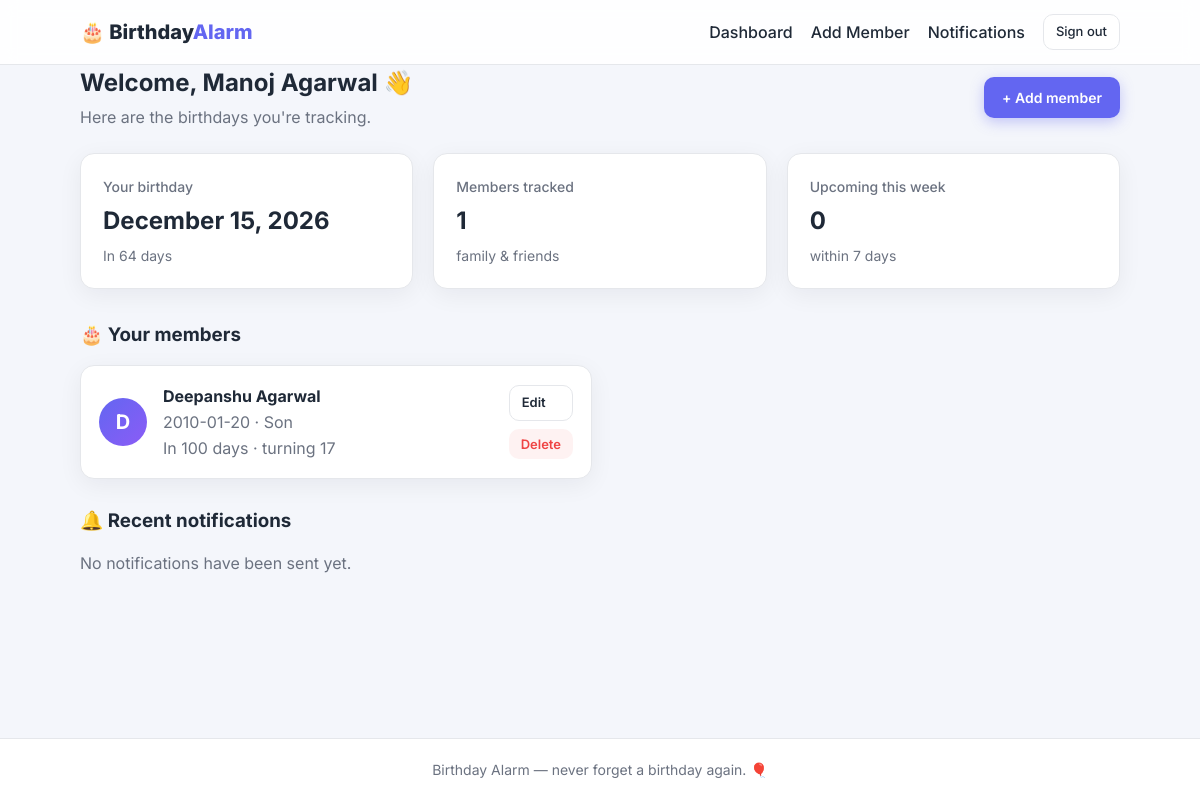
The app's page /dashboard (signed in) with its own data.
### tables this page shows
CREATE TABLE users (
            id            INTEGER PRIMARY KEY AUTOINCREMENT,
            name          TEXT NOT NULL,
            email         TEXT NOT NULL UNIQUE,
            password_hash TEXT NOT NULL,
            birthday      TEXT NOT NULL,               -- YYYY-MM-DD
            created_at    TEXT NOT NULL DEFAULT (datetime('now'))
        );

CREATE TABLE members (
            id           INTEGER PRIMARY KEY AUTOINCREMENT,
            user_id      INTEGER NOT NULL,
            name         TEXT NOT NULL,
            birthday     TEXT NOT NULL,                -- YYYY-MM-DD
            email        TEXT,
            relationship TEXT,
            created_at   TEXT NOT NULL DEFAULT (datetime('now')),
            FOREIGN KEY (user_id) REFERENCES users (id) ON DELETE CASCADE
        );

### app.py (the view)
@app.route("/dashboard")
@login_required
def dashboard():
    user = current_user()
    conn = get_db()
    members = conn.execute(
        "SELECT * FROM members WHERE user_id = ? ORDER BY birthday", (user["id"],)
    ).fetchall()
    notifications = conn.execute(
        "SELECT * FROM notifications WHERE user_id = ? ORDER BY sent_at DESC LIMIT 10",
        (user["id"],),
    ).fetchall()
    conn.close()
    user_info = next_birthday_info(user["birthday"])
    member_rows = []
    for member in members:
        row = dict(member)
        row["info"] = next_birthday_info(member["birthday"])
        member_rows.append(row)
    upcoming = [m for m in member_rows if m["info"]["days_until"] <= 7]
    return render_template(
        "dashboard.html",
        user_info=user_info,
        members=member_rows,
        upcoming_count=len(upcoming),
        notifications=notifications,
    )

### app.py (called while the page is built)
def login_required(view):
    @functools.wraps(view)
    def wrapped_view(**kwargs):
        if "user_id" not in session:
            flash("Please sign in to continue.", "warning")
            return redirect(url_for("login"))
        return view(**kwargs)
    return wrapped_view

def current_user():
    if "user_id" not in session:
        return None
    conn = get_db()
    try:
        return conn.execute(
            "SELECT * FROM users WHERE id = ?", (session["user_id"],)
        ).fetchone()
    finally:
        conn.close()

@app.context_processor
def inject_globals():
    return {"user": current_user()}

### db.py (called while the page is built)
def get_db():
    conn = sqlite3.connect(Config.DATABASE)
    conn.row_factory = sqlite3.Row
    conn.execute("PRAGMA foreign_keys = ON")
    return conn

### scheduler.py (called while the page is built)
def next_birthday_info(birthday_str):
    today = date.today()
    bd = datetime.strptime(birthday_str, "%Y-%m-%d").date()
    next_bd = bd.replace(year=today.year)
    if next_bd < today:
        next_bd = next_bd.replace(year=today.year + 1)
    days = (next_bd - today).days
    return {
        "next_date": next_bd.strftime("%B %d, %Y"),
        "days_until": days,
        "is_today": days == 0,
        "age_turning": next_bd.year - bd.year,
    }

### templates/dashboard.html (shortened to what this page needs)
{% extends 'base.html' %}
{% block content %}
<div class="page-head">
  <div>
    <h2>Welcome, {{ user.name }} 👋</h2>
    <p class="muted">Here are the birthdays you're tracking.</p>
  </div>
  <a href="{{ url_for('add_member') }}" class="btn btn-primary">+ Add member</a>
</div>
<div class="stat-grid">
  <div class="stat">
    <span class="stat-label">Your birthday</span>
    <span class="stat-value">{{ user_info.next_date }}</span>
    {% if user_info.is_today %}
      <span class="badge badge-live">Today! 🎂</span>
    {% else %}
      <span class="stat-sub">In {{ user_info.days_until }} day{{ 's' if user_info.days_until != 1 }}</span>
    {% endif %}
  </div>
  <div class="stat">
    <span class="stat-label">Members tracked</span>
    <span class="stat-value">{{ members|length }}</span>
    <span class="stat-sub">family &amp; friends</span>
  </div>
  <div class="stat">
    <span class="stat-label">Upcoming this week</span>
    <span class="stat-value">{{ upcoming_count }}</span>
    <span class="stat-sub">within 7 days</span>
  </div>
</div>
<h3 class="section-title">🎂 Your members</h3>
{% if members %}
<div class="member-grid">
  {% for m in members %}
  <div class="member-card">
    <div class="avatar">{{ m.name[0]|upper }}</div>
    <div class="member-info">
      <strong>{{ m.name }}</strong>
      <span class="muted">{{ m.birthday }} · {{ m.relationship or 'No relation set' }}</span>
      {% if m.info.is_today %}
        <span class="badge badge-live">Today! 🎉</span>
      {% else %}
        <span class="muted">In {{ m.info.days_until }} days · turning {{ m.info.age_turning }}</span>
      {% endif %}
    </div>
    <div class="member-actions">
      <a href="{{ url_for('edit_member', member_id=m.id) }}" class="btn btn-outline btn-sm">Edit</a>
      <form method="post" action="{{ url_for('delete_member', member_id=m.id) }}" onsubmit="return confirm('Remove {{ m.name }}?');">
        <button type="submit" class="btn btn-danger btn-sm">Delete</button>
      </form>
    </div>
  </div>
  {% endfor %}
</div>
{% else %}
<div class="empty">
  <p>No members yet. Add your family and friends to get birthday reminders.</p>
  <a href="{{ url_for('add_member') }}" class="btn btn-primary">+ Add your first member</a>
</div>
{% endif %}
<h3 class="section-title">🔔 Recent notifications</h3>
{% if notifications %}
<div class="table-wrap">
  <table>
    <thead><tr><th>Person</th><th>Birthday</th><th>Sent to</th><th>Status</th><th>When</th></tr></thead>
    <tbody>
      {% for n in notifications %}
      <tr>
        <td>{{ n.person_name }}</td>
        <td>{{ n.birthday }}</td>
        <td>{{ n.sent_to }}</td>
        <td><span class="badge {{ 'badge-live' if n.status == 'sent' else 'badge-danger' }}">{{ n.status }}</span></td>
        <td>{{ n.sent_at }}</td>
      </tr>
      {% endfor %}
    </tbody>
  </table>
</div>
{% else %}
<p class="muted">No notifications have been sent yet.</p>
{% endif %}
{% endblock %}

### templates/base.html (shortened to what this page needs)
<!DOCTYPE html>
<html lang="en">
<head>
  <link rel="stylesheet" href="{{ url_for('static', filename='css/style.css') }}">
</head>
<body>
  <nav class="navbar">
    <div class="container nav-inner">
      <a href="{{ url_for('index') }}" class="brand">🎂 Birthday<span>Alarm</span></a>
      <div class="nav-links">
        {% if user %}
          <a href="{{ url_for('dashboard') }}">Dashboard</a>
          <a href="{{ url_for('add_member') }}">Add Member</a>
          <a href="{{ url_for('notifications') }}">Notifications</a>
          <a href="{{ url_for('logout') }}" class="btn btn-outline btn-sm">Sign out</a>
        {% else %}
          <a href="{{ url_for('login') }}">Sign in</a>
          <a href="{{ url_for('signup') }}" class="btn btn-primary btn-sm">Get Started</a>
        {% endif %}
      </div>
    </div>
  </nav>
  <main class="container">
    {% block content %}{% endblock %}
  </main>
  <footer class="footer">
    <div class="container">Birthday Alarm &mdash; never forget a birthday again. 🎈</div>
  </footer>
</body>
</html>

### static/css/style.css (style rules this page uses)
:root { --primary: #6366f1; --primary-dark: #4f46e5; --accent: #8b5cf6; --bg: #f4f6fb; --card: #ffffff; --text: #1f2937; --muted: #6b7280; --border: #e5e7eb; --danger: #ef4444; --success: #10b981; --radius: 14px; --shadow: 0 6px 24px rgba(17, 24, 39, 0.06); }
* { box-sizing: border-box; }
body { margin: 0; font-family: 'Inter', system-ui, -apple-system, sans-serif; background: var(--bg); color: var(--text); line-height: 1.5; min-height: 100vh; display: flex; flex-direction: column; }
.container { width: 100%; max-width: 1080px; margin: 0 auto; padding: 0 20px; }
.navbar { background: rgba(255, 255, 255, 0.9); backdrop-filter: blur(8px); border-bottom: 1px solid var(--border); position: sticky; top: 0; z-index: 10; }
.nav-inner { display: flex; align-items: center; justify-content: space-between; height: 64px; }
.brand { font-weight: 800; font-size: 20px; color: var(--text); text-decoration: none; }
.brand span { color: var(--primary); }
.nav-links { display: flex; align-items: center; gap: 18px; }
.nav-links a { color: var(--text); text-decoration: none; font-weight: 500; }
main { flex: 1; padding: 32px 0 48px; }
.btn { display: inline-block; padding: 10px 18px; border-radius: 10px; font-weight: 600; text-decoration: none; border: none; cursor: pointer; font-size: 14px; font-family: inherit; transition: transform .1s ease, box-shadow .1s ease, background .2s; }
.btn-primary { background: var(--primary); color: #fff; box-shadow: 0 4px 14px rgba(99, 102, 241, .35); }
.btn-outline { background: #fff; color: var(--text); border: 1px solid var(--border); }
.btn-danger { background: #fef2f2; color: var(--danger); }
.btn-sm { padding: 7px 12px; font-size: 13px; }
.muted { color: var(--muted); }
.page-head { display: flex; align-items: center; justify-content: space-between; margin-bottom: 24px; gap: 16px; }
.page-head h2 { margin: 0 0 4px; }
.page-head p { margin: 0; }
.stat-grid { display: grid; grid-template-columns: repeat(3, 1fr); gap: 20px; margin-bottom: 32px; }
.stat { background: var(--card); border: 1px solid var(--border); border-radius: var(--radius); padding: 22px; box-shadow: var(--shadow); display: flex; flex-direction: column; gap: 6px; }
.stat-label { color: var(--muted); font-size: 14px; font-weight: 500; }
.stat-value { font-size: 24px; font-weight: 700; }
.stat-sub { color: var(--muted); font-size: 14px; }
.section-title { margin: 28px 0 16px; }
.member-grid { display: grid; grid-template-columns: repeat(2, 1fr); gap: 16px; }
.member-card { background: var(--card); border: 1px solid var(--border); border-radius: var(--radius); padding: 18px; display: flex; gap: 16px; align-items: center; box-shadow: var(--shadow); }
.avatar { width: 48px; height: 48px; border-radius: 50%; background: linear-gradient(135deg, var(--primary), var(--accent)); color: #fff; display: flex; align-items: center; justify-content: center; font-weight: 700; font-size: 20px; flex-shrink: 0; }
.member-info { display: flex; flex-direction: column; gap: 2px; flex: 1; min-width: 0; }
.member-info strong { font-size: 16px; }
.member-actions { display: flex; flex-direction: column; gap: 8px; }
.member-actions form { margin: 0; }
.footer { border-top: 1px solid var(--border); padding: 20px 0; text-align: center; color: var(--muted); font-size: 14px; background: #fff; }

### records on screen
users: name "Manoj Agarwal"
members: name "D", name "Deepanshu Agarwal", birthday "2010-01-20", relationship "Son", info.days_until "100", info.age_turning "17"

### other values on screen
{{ user_info.next_date }} "December 15, 2026"
{{ user_info.days_until }} "64"
{{ 's' if user_info.days_until != 1 }} "s"
{{ members|length }} "1"
{{ upcoming_count }} "0"
